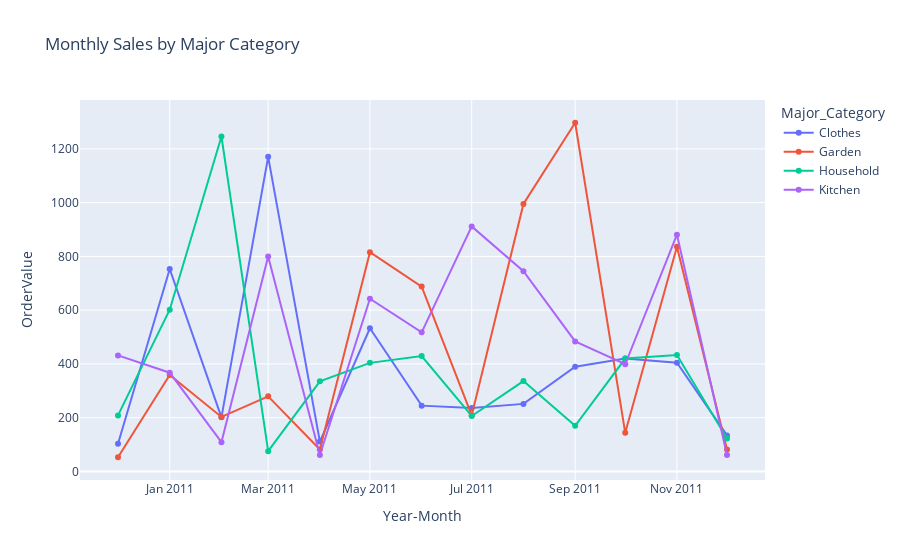

The code cell stored with this chart in its notebook:
### Code cell
monthly_sales = df.groupby(['Year-Month', 'Major_Category'])['OrderValue'].sum().reset_index()
fig = px.line(
    monthly_sales,
    x='Year-Month',
    y='OrderValue',
    color='Major_Category',
    title='Monthly Sales by Major Category',
    markers=True
)
fig.show()

### Figure 1 — Plotly figure (JSON) as saved in the notebook; plotly's stock layout.template omitted (floating-point values rounded to 4 significant figures)
{"data": [{"hovertemplate": "Major_Category=Clothes<br>Year-Month=%{x}<br>OrderValue=%{y}<extra></extra>", "legendgroup": "Clothes", "line": {"color": "#636efa", "dash": "solid"}, "marker": {"symbol": "circle"}, "mode": "lines+markers", "name": "Clothes", "orientation": "v", "showlegend": true, "type": "scatter", "x": ["2010-12-01T00:00:00", "2011-01-01T00:00:00", "2011-02-01T00:00:00", "2011-03-01T00:00:00", "2011-04-01T00:00:00", "2011-05-01T00:00:00", "2011-06-01T00:00:00", "2011-07-01T00:00:00", "2011-08-01T00:00:00", "2011-09-01T00:00:00", "2011-10-01T00:00:00", "2011-11-01T00:00:00", "2011-12-01T00:00:00"], "xaxis": "x", "y": [102.7, 753, 201.2, 1170.0, 111.0, 532.5, 244.7, 235.9, 251.2, 389.2, 420.3, 404.1, 134.0], "yaxis": "y"}, {"hovertemplate": "Major_Category=Garden<br>Year-Month=%{x}<br>OrderValue=%{y}<extra></extra>", "legendgroup": "Garden", "line": {"color": "#EF553B", "dash": "solid"}, "marker": {"symbol": "circle"}, "mode": "lines+markers", "name": "Garden", "orientation": "v", "showlegend": true, "type": "scatter", "x": ["2010-12-01T00:00:00", "2011-01-01T00:00:00", "2011-02-01T00:00:00", "2011-03-01T00:00:00", "2011-04-01T00:00:00", "2011-05-01T00:00:00", "2011-06-01T00:00:00", "2011-07-01T00:00:00", "2011-08-01T00:00:00", "2011-09-01T00:00:00", "2011-10-01T00:00:00", "2011-11-01T00:00:00", "2011-12-01T00:00:00"], "xaxis": "x", "y": [52.68, 358.4, 202.7, 279.2, 81.58, 815.8, 687.6, 208.6, 995.1, 1297.0, 143.6, 836.1, 81.6], "yaxis": "y"}, {"hovertemplate": "Major_Category=Household<br>Year-Month=%{x}<br>OrderValue=%{y}<extra></extra>", "legendgroup": "Household", "line": {"color": "#00cc96", "dash": "solid"}, "marker": {"symbol": "circle"}, "mode": "lines+markers", "name": "Household", "orientation": "v", "showlegend": true, "type": "scatter", "x": ["2010-12-01T00:00:00", "2011-01-01T00:00:00", "2011-02-01T00:00:00", "2011-03-01T00:00:00", "2011-04-01T00:00:00", "2011-05-01T00:00:00", "2011-06-01T00:00:00", "2011-07-01T00:00:00", "2011-08-01T00:00:00", "2011-09-01T00:00:00", "2011-10-01T00:00:00", "2011-11-01T00:00:00", "2011-12-01T00:00:00"], "xaxis": "x", "y": [208.4, 601.6, 1246, 75.45, 335.0, 403.8, 429.2, 206.1, 336, 169.9, 419.9, 432.7, 122.5], "yaxis": "y"}, {"hovertemplate": "Major_Category=Kitchen<br>Year-Month=%{x}<br>OrderValue=%{y}<extra></extra>", "legendgroup": "Kitchen", "line": {"color": "#ab63fa", "dash": "solid"}, "marker": {"symbol": "circle"}, "mode": "lines+markers", "name": "Kitchen", "orientation": "v", "showlegend": true, "type": "scatter", "x": ["2010-12-01T00:00:00", "2011-01-01T00:00:00", "2011-02-01T00:00:00", "2011-03-01T00:00:00", "2011-04-01T00:00:00", "2011-05-01T00:00:00", "2011-06-01T00:00:00", "2011-07-01T00:00:00", "2011-08-01T00:00:00", "2011-09-01T00:00:00", "2011-10-01T00:00:00", "2011-11-01T00:00:00", "2011-12-01T00:00:00"], "xaxis": "x", "y": [431.6, 367.3, 108.8, 799.1, 61.18, 642.2, 517.4, 911.6, 744.8, 483.5, 398.7, 880.8, 60.85], "yaxis": "y"}], "layout": {"legend": {"title": {"text": "Major_Category"}, "tracegroupgap": 0}, "title": {"text": "Monthly Sales by Major Category"}, "xaxis": {"anchor": "y", "domain": [0, 1], "title": {"text": "Year-Month"}}, "yaxis": {"anchor": "x", "domain": [0, 1], "title": {"text": "OrderValue"}}}}
